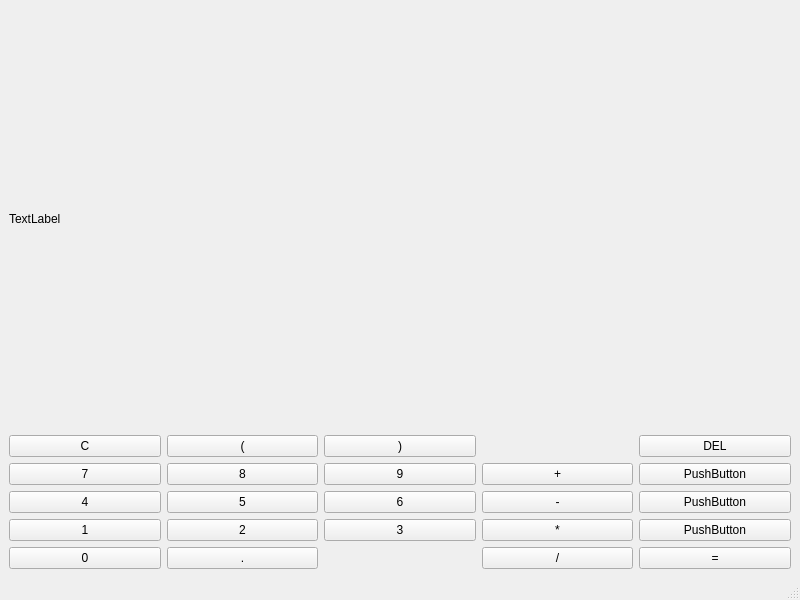
<?xml version="1.0" encoding="UTF-8"?>
<ui version="4.0">
 <class>MainWindow</class>
 <widget class="QMainWindow" name="MainWindow">
  <property name="geometry">
   <rect>
    <x>0</x>
    <y>0</y>
    <width>800</width>
    <height>600</height>
   </rect>
  </property>
  <property name="windowTitle">
   <string>MainWindow</string>
  </property>
  <widget class="QWidget" name="centralwidget">
   <layout class="QVBoxLayout" name="verticalLayout">
    <item>
     <widget class="QLabel" name="label">
      <property name="text">
       <string>TextLabel</string>
      </property>
     </widget>
    </item>
    <item>
     <layout class="QGridLayout" name="gridLayout">
      <item row="2" column="4">
       <widget class="QPushButton" name="pushButton_3">
        <property name="text">
         <string>PushButton</string>
        </property>
       </widget>
      </item>
      <item row="4" column="4">
       <widget class="QPushButton" name="buttonEqual">
        <property name="text">
         <string>=</string>
        </property>
       </widget>
      </item>
      <item row="2" column="2">
       <widget class="QPushButton" name="button6">
        <property name="text">
         <string>6</string>
        </property>
       </widget>
      </item>
      <item row="3" column="1">
       <widget class="QPushButton" name="button2">
        <property name="text">
         <string>2</string>
        </property>
       </widget>
      </item>
      <item row="3" column="0">
       <widget class="QPushButton" name="button1">
        <property name="text">
         <string>1</string>
        </property>
       </widget>
      </item>
      <item row="0" column="4">
       <widget class="QPushButton" name="buttonDEL">
        <property name="text">
         <string>DEL</string>
        </property>
       </widget>
      </item>
      <item row="1" column="0">
       <widget class="QPushButton" name="button7">
        <property name="text">
         <string>7</string>
        </property>
       </widget>
      </item>
      <item row="2" column="3">
       <widget class="QPushButton" name="buttonMinus">
        <property name="text">
         <string>-</string>
        </property>
       </widget>
      </item>
      <item row="3" column="2">
       <widget class="QPushButton" name="button3">
        <property name="text">
         <string>3</string>
        </property>
       </widget>
      </item>
      <item row="3" column="4">
       <widget class="QPushButton" name="pushButton_2">
        <property name="text">
         <string>PushButton</string>
        </property>
       </widget>
      </item>
      <item row="4" column="1">
       <widget class="QPushButton" name="buttonPoint">
        <property name="text">
         <string>.</string>
        </property>
       </widget>
      </item>
      <item row="1" column="4">
       <widget class="QPushButton" name="pushButton_4">
        <property name="text">
         <string>PushButton</string>
        </property>
       </widget>
      </item>
      <item row="1" column="1">
       <widget class="QPushButton" name="button8">
        <property name="text">
         <string>8</string>
        </property>
       </widget>
      </item>
      <item row="2" column="0">
       <widget class="QPushButton" name="button4">
        <property name="text">
         <string>4</string>
        </property>
       </widget>
      </item>
      <item row="2" column="1">
       <widget class="QPushButton" name="button5">
        <property name="text">
         <string>5</string>
        </property>
       </widget>
      </item>
      <item row="0" column="0">
       <widget class="QPushButton" name="buttonC">
        <property name="text">
         <string>C</string>
        </property>
       </widget>
      </item>
      <item row="1" column="2">
       <widget class="QPushButton" name="button9">
        <property name="text">
         <string>9</string>
        </property>
       </widget>
      </item>
      <item row="4" column="0">
       <widget class="QPushButton" name="button0">
        <property name="text">
         <string>0</string>
        </property>
       </widget>
      </item>
      <item row="1" column="3">
       <widget class="QPushButton" name="buttonPlus">
        <property name="text">
         <string>+</string>
        </property>
       </widget>
      </item>
      <item row="3" column="3">
       <widget class="QPushButton" name="buttonMult">
        <property name="text">
         <string>*</string>
        </property>
       </widget>
      </item>
      <item row="4" column="3">
       <widget class="QPushButton" name="buttonDiv">
        <property name="text">
         <string>/</string>
        </property>
       </widget>
      </item>
      <item row="0" column="1">
       <widget class="QPushButton" name="buttonLBrac">
        <property name="text">
         <string>(</string>
        </property>
       </widget>
      </item>
      <item row="0" column="2">
       <widget class="QPushButton" name="buttonRBrac">
        <property name="text">
         <string>)</string>
        </property>
       </widget>
      </item>
     </layout>
    </item>
   </layout>
  </widget>
  <widget class="QMenuBar" name="menubar">
   <property name="geometry">
    <rect>
     <x>0</x>
     <y>0</y>
     <width>800</width>
     <height>22</height>
    </rect>
   </property>
  </widget>
  <widget class="QStatusBar" name="statusbar"/>
 </widget>
 <resources/>
 <connections/>
</ui>
